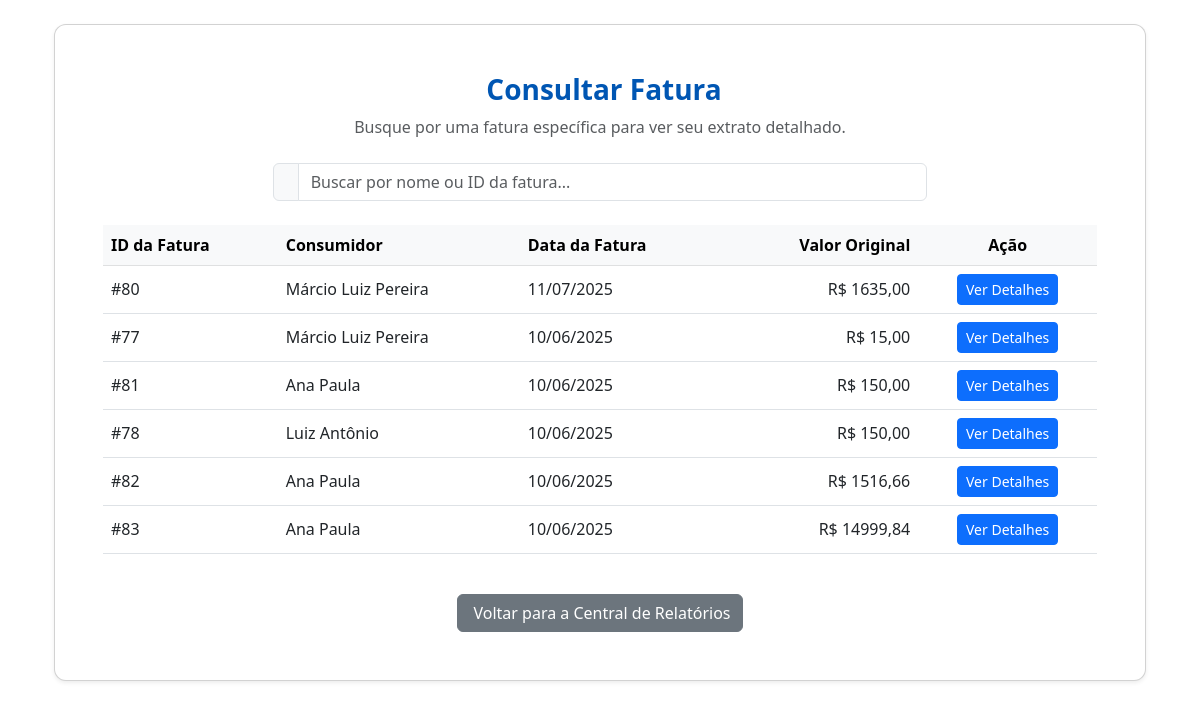
Page /selecionar-comprovante (signed in) on the committed database.
### tables this page shows
CREATE TABLE "leituras" (
	"id"	INTEGER,
	"consumidor_id"	INTEGER,
	"leitura_anterior"	INTEGER,
	"data_leitura_anterior"	TEXT,
	"leitura_atual"	INTEGER,
	"data_leitura_atual"	TEXT,
	"qtd_dias_utilizados"	INTEGER,
	"litros_consumidos"	INTEGER,
	"media_por_dia"	REAL,
	"foto_hidrometro"	TEXT,
	"vencimento"	TEXT,
	"valor_original"	REAL,
	"taxa_minima_aplicada"	INTEGER,
	"valor_taxa_minima"	REAL,
	PRIMARY KEY("id" AUTOINCREMENT),
	FOREIGN KEY("consumidor_id") REFERENCES "consumidores"("id")
);

### app.py (the view)
@app.route('/selecionar-comprovante')
@login_required
def selecionar_comprovante():
    db = get_db()
    leituras_pagas = db.execute('''
        SELECT DISTINCT l.id, l.data_leitura_atual, l.valor_original, c.nome AS consumidor_nome
        FROM leituras l
        JOIN pagamentos p ON l.id = p.leitura_id
        JOIN consumidores c ON l.consumidor_id = c.id
        ORDER BY l.data_leitura_atual DESC
    ''').fetchall()
    return render_template('selecionar_comprovante.html', leituras_pagas=leituras_pagas)

### app.py (called while the page is built)
@app.template_filter('date_format')
def _jinja2_filter_date_format(value, fmt='%d/%m/%Y'):
    if not value: # Lida com valores nulos ou vazios
        return ""
    if isinstance(value, (datetime, date)):
        return value.strftime(fmt)
    try:
        return datetime.strptime(str(value), '%Y-%m-%d').strftime(fmt)
    except ValueError:
        pass # Se não for AAAA-MM-DD, tenta outros formatos ou deixa passar
    return str(value)

def get_db():
    if 'db' not in g:
        g.db = sqlite3.connect(DATABASE)
        g.db.row_factory = sqlite3.Row
    return g.db

def login_required(f):
    @wraps(f)
    def decorated_function(*args, **kwargs):
        if 'usuario' not in session:
            flash('Você precisa estar logado para acessar esta página.', 'warning')
            return redirect(url_for('login'))
        return f(*args, **kwargs)
    return decorated_function

### templates/selecionar_comprovante.html (shortened to what this page needs)
{% extends "base.html" %}
{% block content %}
<div class="container my-4">
    <div class="card p-4 p-md-5 shadow-sm" style="border-radius: 12px; background-color: #ffffff;">
        <h3 class="text-center fw-bold mb-2" style="color: #0056b3;">
            Consultar Fatura
        </h3>
        <p class="text-center text-muted mb-4">
            Busque por uma fatura específica para ver seu extrato detalhado.
        </p>
        <div class="row justify-content-center mb-4">
            <div class="col-md-8">
                <div class="input-group">
                    <span class="input-group-text"></span>
                    <input type="text" class="form-control" id="searchInput" onkeyup="filterTable()" placeholder="Buscar por nome ou ID da fatura...">
                </div>
            </div>
        </div>
        <div class="table-responsive">
            <table class="table table-hover align-middle" id="faturasTable">
                <thead class="table-light">
                    <tr>
                        <th>ID da Fatura</th>
                        <th>Consumidor</th>
                        <th>Data da Fatura</th>
                        <th class="text-end">Valor Original</th>
                        <th class="text-center">Ação</th>
                    </tr>
                </thead>
                <tbody>
                    {% for leitura in leituras_pagas %}
                    <tr>
                        <td>#{{ leitura.id }}</td>
                        <td>{{ leitura.consumidor_nome }}</td>
                        <td>{{ leitura.data_leitura_atual | date_format }}</td>
                        <td class="text-end">R$ {{ "%.2f"|format(leitura.valor_original) | replace('.', ',') }}</td>
                        <td class="text-center">
                            <a href="{{ url_for('detalhes_pagamento', leitura_id=leitura.id) }}" class="btn btn-sm btn-primary">
                                Ver Detalhes
                            </a>
                        </td>
                    </tr>
                    {% else %}
                    <tr>
                        <td colspan="5" class="text-center py-4">Nenhuma fatura com pagamentos encontrados.</td>
                    </tr>
                    {% endfor %}
                </tbody>
            </table>
        </div>
        <div class="text-center mt-4">
            <a href="{{ url_for('relatorios') }}" class="btn btn-secondary">
                 Voltar para a Central de Relatórios
            </a>
        </div>
    </div>
</div>
{% endblock %}

### rows in the picture
leituras: id "80", consumidor_nome "Márcio Luiz Pereira", data_leitura_atual "11/07/2025", valor_original "1635,00"
leituras: id "77", consumidor_nome "Márcio Luiz Pereira", data_leitura_atual "10/06/2025", valor_original "15,00"
leituras: id "81", consumidor_nome "Ana Paula", data_leitura_atual "10/06/2025", valor_original "150,00"
leituras: id "78", consumidor_nome "Luiz Antônio", data_leitura_atual "10/06/2025", valor_original "150,00"
leituras: id "82", consumidor_nome "Ana Paula", data_leitura_atual "10/06/2025", valor_original "1516,66"
leituras: id "83", consumidor_nome "Ana Paula", data_leitura_atual "10/06/2025", valor_original "14999,84"
